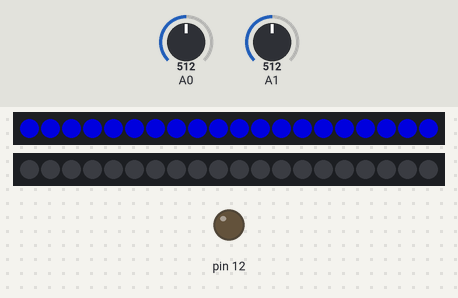
The sketch below on a simulated Arduino Uno, built with avr-gcc and run on an emulated ATmega328P. On the bench: 2 × 20 RGB LEDs in strip order, left to right, output pins drawn as LEDs (lit = HIGH). The test bench sets the inputs (shaded band); at power-on: A0 = 512, A1 = 512. Dim RGB values are drawn brighter than linear.

Above: at 6.0 s.
At 18.0 s:
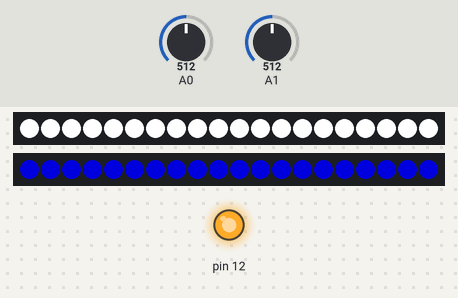
18.1 s: A0 set to 0
At 19.31 s:
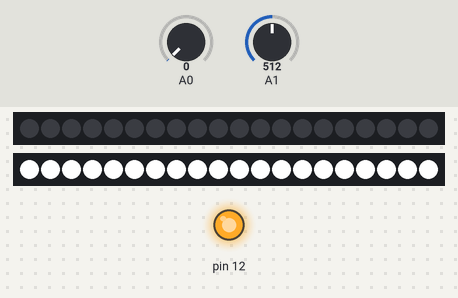
20.4 s: A1 set to 0
At 21.63 s:
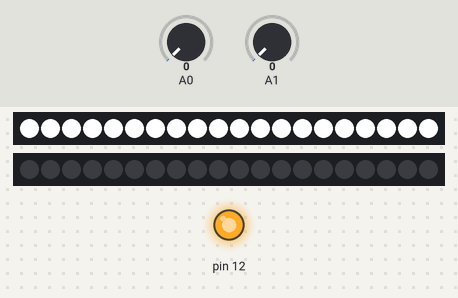
24.1 s: A1 set to 122
26.1 s: A0 set to 122
Timing chart, 0 to 28.6 s (numbered marks = the images above; inputs shaded):
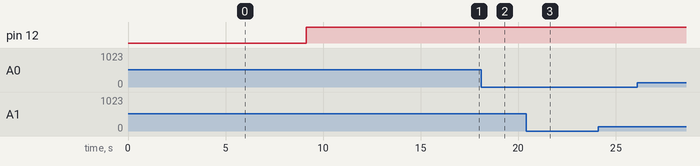

Measured:
- after the input at 18.1 s, the LEDs: first differ from a run without the input after 1.1 s (image 2)

The sketch:

Povorot__RL.ino
```cpp
#include <Adafruit_NeoPixel.h>
long Z = 0;
long N = 0;
long NeoPix = 30;
long NeoPix2 = 30;

Adafruit_NeoPixel pixels_1 = Adafruit_NeoPixel(20, 2, NEO_GRB + NEO_KHZ800);
Adafruit_NeoPixel pixels_2 = Adafruit_NeoPixel(20, 3, NEO_GRB + NEO_KHZ800);


                       // povorot L
void S1() {
  for (int count = 0; count < 3; count++) {
    for (int count = 0; count < NeoPix; count++) {
      Z = Z + 1;
      pixels_1.setBrightness(255);
       pixels_1.setPixelColor(Z-1, pixels_1.Color(255,255,0));
       pixels_1.show();
       delay(5);
    }
    delay(200);
    Z = 0;
    for (int count = 0; count < NeoPix; count++) {
      Z = Z + 1;
      pixels_1.setBrightness(255);
       pixels_1.setPixelColor(Z-1, pixels_1.Color(0,0,0));
       pixels_1.show();
       }
    Z = 0;
    delay(200);
  }
}

                             // beg stroka L
void S2() {
  Z = NeoPix + 1;
  for (int count = 0; count < NeoPix; count++) {
    for (int count = 0; count < NeoPix; count++) {
      Z = Z - 1;
      pixels_1.setBrightness(255);
       pixels_1.setPixelColor(Z-1, pixels_1.Color(0,0,153));
       pixels_1.show();
       delay(5);
      pixels_1.setBrightness(255);
       pixels_1.setPixelColor(Z-1, pixels_1.Color(0,0,0));
       pixels_1.show();
       }
    pixels_1.setBrightness(255);
     pixels_1.setPixelColor(Z-1, pixels_1.Color(0,0,153));
     pixels_1.show();
     Z = NeoPix + (Z + 1);
  }
  delay(300);
}

                             // beg tocka L
void S3() {
  Z = 0;
  for (int count = 0; count < NeoPix; count++) {
    Z = Z + 1;
    pixels_1.setBrightness(255);
     pixels_1.setPixelColor(Z-1, pixels_1.Color(255,255,255));
     pixels_1.show();
     delay(10);
    pixels_1.setBrightness(255);
     pixels_1.setPixelColor(Z-1, pixels_1.Color(51,51,51));
     pixels_1.show();
     }
  Z = NeoPix;
  for (int count = 0; count < NeoPix; count++) {
    Z = Z - 1;
    pixels_1.setBrightness(255);
     pixels_1.setPixelColor(Z-1, pixels_1.Color(255,255,255));
     pixels_1.show();
     delay(10);
    pixels_1.setBrightness(255);
     pixels_1.setPixelColor(Z-1, pixels_1.Color(51,51,51));
     pixels_1.show();
     }
}
                         // dxo L
void S4() {
  Z = 0;
  for (int count = 0; count < NeoPix; count++) {
    Z = Z + 1;
    pixels_1.setBrightness(255);
     pixels_1.setPixelColor(Z-1, pixels_1.Color(255,255,255));
     pixels_1.show();
     }
  pinMode(12, OUTPUT);
   digitalWrite(12, 1);
}

                      // povorot ot knopki R
void S5() {
  for (int count = 0; count < 5; count++) {
    for (int count = 0; count < NeoPix; count++) {
      Z = Z + 1;
      pixels_1.setBrightness(255);
       pixels_1.setPixelColor(Z-1, pixels_1.Color(255,255,0));
       pixels_1.show();
       delay(5);
    }

    Z = 0;
    for (int count = 0; count < NeoPix; count++) {
      Z = Z + 1;
      pixels_1.setBrightness(255);
       pixels_1.setPixelColor(Z-1, pixels_1.Color(0,0,0));
       pixels_1.show();
       }
    Z = 0;
    delay(200);
  }
  Z = 0;
  for (int count = 0; count < NeoPix; count++) {
    Z = Z + 1;
    pixels_1.setBrightness(255);
     pixels_1.setPixelColor(Z-1, pixels_1.Color(255,255,255));
     pixels_1.show();
     }
}
                 // povorot R
void C1() {
  for (int count = 0; count < 3; count++) {
    for (int count = 0; count < NeoPix; count++) {
      Z = Z + 1;
      pixels_2.setBrightness(255);
       pixels_2.setPixelColor(Z-1, pixels_2.Color(255,255,0));
       pixels_2 .show();
       delay(5);
    }
    delay(200);
    Z = 0;
    for (int count = 0; count < NeoPix; count++) {
      Z = Z + 1;
      pixels_2.setBrightness(255);
       pixels_2.setPixelColor(Z-1, pixels_2.Color(0,0,0));
       pixels_2.show();
       }
    Z = 0;
    delay(200);
  }
  }
                     // beg stroka R
void C2() {
  Z = NeoPix + 1;
  for (int count = 0; count < NeoPix; count++) {
    for (int count = 0; count < NeoPix; count++) {
      Z = Z - 1;
      pixels_2.setBrightness(255);
       pixels_2.setPixelColor(Z-1, pixels_2.Color(0,0,153));
       pixels_2.show();
       delay(5);
      pixels_2.setBrightness(255);
       pixels_2.setPixelColor(Z-1, pixels_2.Color(0,0,0));
       pixels_2.show();
       }
    pixels_2.setBrightness(255);
     pixels_2.setPixelColor(Z-1, pixels_2.Color(0,0,153));
     pixels_2.show();
     Z = NeoPix + (Z + 1);
  }
  delay(1000);
}

                             // beg tocka R
void C3() {
  Z = 0;
  for (int count = 0; count < NeoPix; count++) {
    Z = Z + 1;
    pixels_2.setBrightness(255);
     pixels_2.setPixelColor(Z-1, pixels_2.Color(255,255,255));
     pixels_2.show();
     delay(10);
    pixels_2.setBrightness(255);
     pixels_2.setPixelColor(Z-1, pixels_2.Color(51,51,51));
     pixels_2.show();
     }
  Z = NeoPix;
  for (int count = 0; count < NeoPix; count++) {
    Z = Z - 1;
    pixels_2.setBrightness(255);
     pixels_2.setPixelColor(Z-1, pixels_2.Color(255,255,255));
     pixels_2.show();
     delay(10);
    pixels_2.setBrightness(255);
     pixels_2.setPixelColor(Z-1, pixels_2.Color(51,51,51));
     pixels_2.show();
     }
}

                              // dxo R
void C4() {
  Z = 0;
  for (int count = 0; count < NeoPix; count++) {
    Z = Z + 1;
    pixels_2.setBrightness(255);
     pixels_2.setPixelColor(Z-1, pixels_2.Color(255,255,255));
     pixels_2.show();
     }
}
                      // povorot ot knopki R
void C5() {
  for (int count = 0; count < 5; count++) {
    for (int count = 0; count < NeoPix; count++) {
      Z = Z + 1;
      pixels_2.setBrightness(255);
       pixels_2.setPixelColor(Z-1, pixels_2.Color(255,255,0));
       pixels_2.show();
       delay(5);
    }
    delay(200);
    Z = 0;
    for (int count = 0; count < NeoPix; count++) {
      Z = Z + 1;
      pixels_2.setBrightness(255);
       pixels_2.setPixelColor(Z-1, pixels_2.Color(0,0,0));
       pixels_2.show();
       }
    Z = 0;
    delay(200);
  }

}
                // povorot knopka dxo R
void C6() {
  for (int count = 0; count < NeoPix; count++) {
    Z = Z + 1;
    pixels_1.setBrightness(255);
    pixels_1.setPixelColor(Z-1, pixels_1.Color(255,255,255));
    pixels_1.show();
     }
}
              ///////////////////////////
void setup() {
   pinMode(12, OUTPUT);
   digitalWrite(12, 0);

  pixels_1.begin();
  pixels_2.begin();
  pinMode(A0,INPUT_PULLUP);
  pinMode(A1,INPUT_PULLUP);
}

void loop() {
    if (N == 0) {
      S1();
      S2();
      S3();
      S4();

      C1();
      C2();
      C3();
      C4();
      N = 1;
    }
    if (analogRead(A0) == 0) {
      S5();
      S4();
      N = 1;
    if (analogRead(A1) == 0) {
      C6();
      C5();
      N = 1;
     }
    }
}
```
